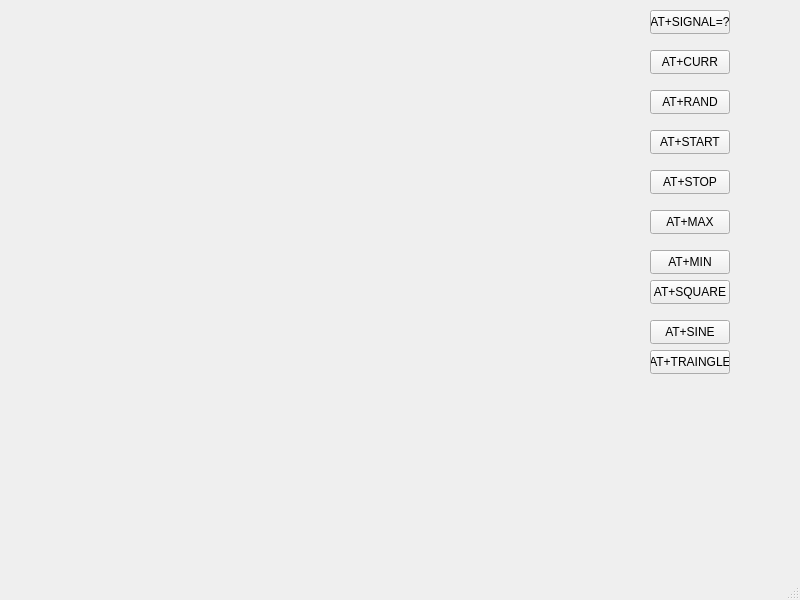
<?xml version="1.0" encoding="UTF-8"?>
<ui version="4.0">
 <class>MainWindow</class>
 <widget class="QMainWindow" name="MainWindow">
  <property name="geometry">
   <rect>
    <x>0</x>
    <y>0</y>
    <width>800</width>
    <height>600</height>
   </rect>
  </property>
  <property name="windowTitle">
   <string>MainWindow</string>
  </property>
  <widget class="QWidget" name="centralwidget">
   <widget class="QWidget" name="widget" native="true">
    <property name="geometry">
     <rect>
      <x>20</x>
      <y>10</y>
      <width>721</width>
      <height>311</height>
     </rect>
    </property>
    <widget class="QPushButton" name="ATSIGNAL">
     <property name="geometry">
      <rect>
       <x>630</x>
       <y>0</y>
       <width>80</width>
       <height>24</height>
      </rect>
     </property>
     <property name="text">
      <string>AT+SIGNAL=?</string>
     </property>
    </widget>
    <widget class="QPushButton" name="ATCURR">
     <property name="geometry">
      <rect>
       <x>630</x>
       <y>40</y>
       <width>80</width>
       <height>24</height>
      </rect>
     </property>
     <property name="text">
      <string>AT+CURR</string>
     </property>
    </widget>
    <widget class="QPushButton" name="ATRAND">
     <property name="geometry">
      <rect>
       <x>630</x>
       <y>80</y>
       <width>80</width>
       <height>24</height>
      </rect>
     </property>
     <property name="text">
      <string>AT+RAND</string>
     </property>
    </widget>
    <widget class="QPushButton" name="ATSTART">
     <property name="geometry">
      <rect>
       <x>630</x>
       <y>120</y>
       <width>80</width>
       <height>24</height>
      </rect>
     </property>
     <property name="text">
      <string>AT+START</string>
     </property>
    </widget>
    <widget class="QPushButton" name="ATSTOP">
     <property name="geometry">
      <rect>
       <x>630</x>
       <y>160</y>
       <width>80</width>
       <height>24</height>
      </rect>
     </property>
     <property name="text">
      <string>AT+STOP</string>
     </property>
    </widget>
    <widget class="QPushButton" name="ATMAX">
     <property name="geometry">
      <rect>
       <x>630</x>
       <y>200</y>
       <width>80</width>
       <height>24</height>
      </rect>
     </property>
     <property name="text">
      <string>AT+MAX</string>
     </property>
    </widget>
    <widget class="QPushButton" name="ATMIN">
     <property name="geometry">
      <rect>
       <x>630</x>
       <y>240</y>
       <width>80</width>
       <height>24</height>
      </rect>
     </property>
     <property name="text">
      <string>AT+MIN</string>
     </property>
    </widget>
    <widget class="QPushButton" name="ATSQUARE">
     <property name="geometry">
      <rect>
       <x>630</x>
       <y>270</y>
       <width>80</width>
       <height>24</height>
      </rect>
     </property>
     <property name="text">
      <string>AT+SQUARE</string>
     </property>
    </widget>
    <widget class="QWidget" name="widget_2" native="true">
     <property name="geometry">
      <rect>
       <x>10</x>
       <y>10</y>
       <width>521</width>
       <height>241</height>
      </rect>
     </property>
     <widget class="GraphicSignal" name="widget_3" native="true">
      <property name="geometry">
       <rect>
        <x>0</x>
        <y>0</y>
        <width>521</width>
        <height>221</height>
       </rect>
      </property>
      <property name="autoFillBackground">
       <bool>false</bool>
      </property>
     </widget>
    </widget>
   </widget>
   <widget class="QPushButton" name="ATSINE">
    <property name="geometry">
     <rect>
      <x>650</x>
      <y>320</y>
      <width>80</width>
      <height>24</height>
     </rect>
    </property>
    <property name="text">
     <string>AT+SINE</string>
    </property>
   </widget>
   <widget class="QPushButton" name="ATTRAINGULAR">
    <property name="geometry">
     <rect>
      <x>650</x>
      <y>350</y>
      <width>80</width>
      <height>24</height>
     </rect>
    </property>
    <property name="text">
     <string>AT+TRAINGLE</string>
    </property>
   </widget>
  </widget>
  <widget class="QMenuBar" name="menubar">
   <property name="geometry">
    <rect>
     <x>0</x>
     <y>0</y>
     <width>800</width>
     <height>21</height>
    </rect>
   </property>
  </widget>
  <widget class="QStatusBar" name="statusbar"/>
 </widget>
 <customwidgets>
  <customwidget>
   <class>GraphicSignal</class>
   <extends>QWidget</extends>
   <header>graphicsignal.h</header>
   <container>1</container>
  </customwidget>
 </customwidgets>
 <resources/>
 <connections/>
</ui>
